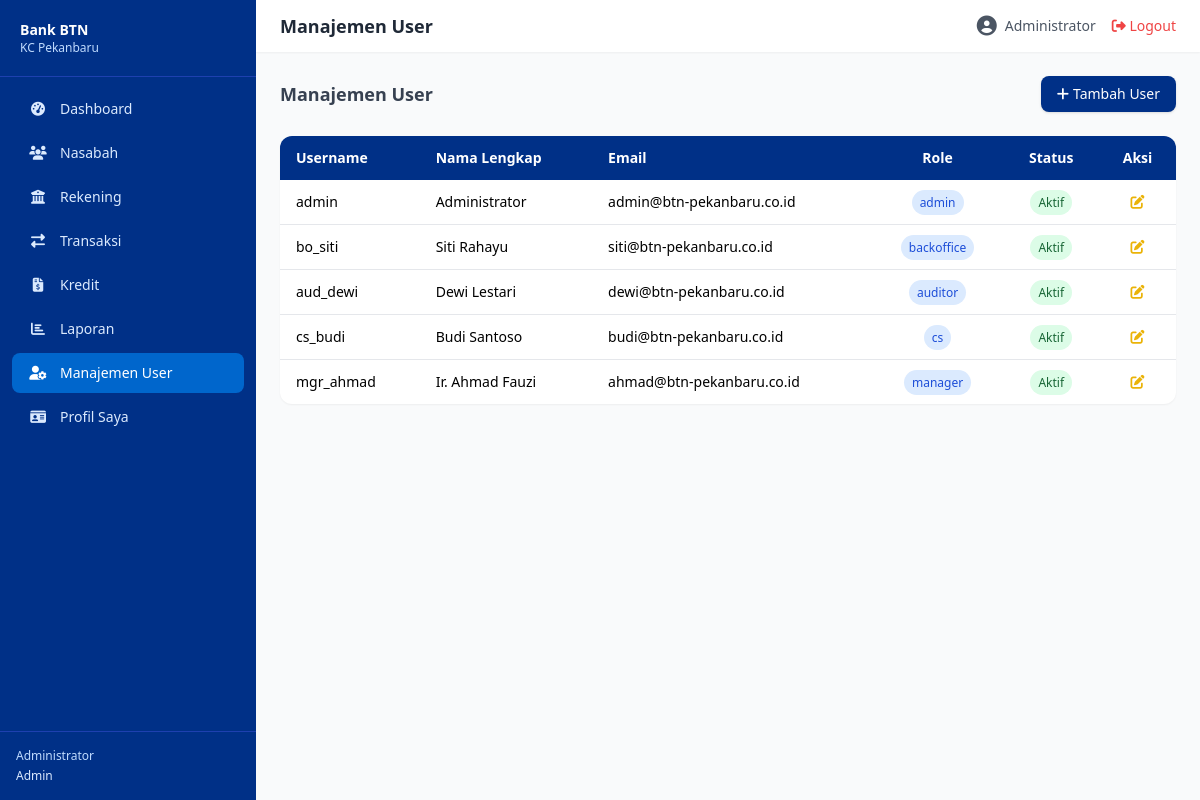
Page /public/users (signed in) on the committed database.
### tables this page shows
CREATE TABLE users (
    id BIGINT UNSIGNED AUTO_INCREMENT PRIMARY KEY,
    nama VARCHAR(255) NOT NULL,
    username VARCHAR(100) NOT NULL UNIQUE,
    email VARCHAR(255) NOT NULL UNIQUE,
    password VARCHAR(255) NOT NULL,
    nip VARCHAR(20) NULL,
    jabatan VARCHAR(100) NULL,
    no_telepon VARCHAR(20) NULL,
    foto VARCHAR(255) NULL,
    status ENUM('aktif','nonaktif') NOT NULL DEFAULT 'aktif',
    last_login_at TIMESTAMP NULL,
    created_at TIMESTAMP DEFAULT CURRENT_TIMESTAMP,
    updated_at TIMESTAMP DEFAULT CURRENT_TIMESTAMP ON UPDATE CURRENT_TIMESTAMP
);

CREATE TABLE roles (
    id BIGINT UNSIGNED AUTO_INCREMENT PRIMARY KEY,
    name VARCHAR(50) NOT NULL UNIQUE,
    description TEXT,
    created_at TIMESTAMP DEFAULT CURRENT_TIMESTAMP
);

### core/Controller.php (called while the page is built, shortened)
<?php
class Controller {
    protected function view(string $view, array $data = []): void {
        extract($data);
        $viewFile = '../app/views/' . str_replace('.', '/', $view) . '.php';
        require_once $viewFile;
    }
    protected function get(string $key, $default = null) {
        return isset($_GET[$key]) ? trim($_GET[$key]) : $default;
    }
}

### app/controllers/UserController.php (called while the page is built, shortened)
<?php
class UserController extends Controller {
    private User $model;
    public function __construct() {
        $this->model = new User();
    }
    public function index(): void {
        $search = $this->get('search', '');
        $page = max(1, (int)($this->get('page') ?? 1));
        $users = $this->model->getAllWithRoles($search, $page);
        $total = $this->model->countAll($search);
        $pagination = Helper::paginate($total, $page, PER_PAGE);
        $this->view('users.index', [
            'title' => 'Manajemen User',
            'users' => $users,
            'pagination' => $pagination,
            'search' => $search,
        ]);
    }
}

### core/App.php (called while the page is built, shortened)
<?php
class App {
    protected $method = 'index';
    public function __construct() {
        $url = $this->parseUrl();
        $controllerMap = [
            'auth'       => 'AuthController',
            'dashboard'  => 'DashboardController',
            'nasabah'    => 'NasabahController',
            'rekening'   => 'RekeningController',
            'transaksi'  => 'TransaksiController',
            'kredit'     => 'KreditController',
            'laporan'    => 'LaporanController',
            'users'      => 'UserController',
            'profile'    => 'ProfileController',
        ];
        if ($url && isset($controllerMap[$url[0]])) {
            $ctrlClass = $controllerMap[$url[0]];
            $ctrlFile = '../app/controllers/' . $ctrlClass . '.php';
            if (file_exists($ctrlFile)) {
                unset($url[0]);
            }
        } else if ($url && !isset($controllerMap[$url[0]])) {
            $ctrlFile = '../app/controllers/DashboardController.php';
            if (file_exists($ctrlFile)) {
                require_once $ctrlFile;
            }
        } else {
            $ctrlFile = '../app/controllers/DashboardController.php';
            if (file_exists($ctrlFile)) {
                require_once $ctrlFile;
            }
        }
        $ctrl = new $this->controller;
        $this->params = $url ? array_values($url) : [];
        call_user_func_array([$ctrl, $this->method], $this->params);
    }
    protected function parseUrl(): array {
        if (isset($_GET['url'])) {
            return explode('/', filter_var(rtrim($_GET['url'], '/'), FILTER_SANITIZE_URL));
        }
        return [];
    }
}

### public/index.php (called while the page is built, shortened)
<?php
require_once __DIR__ . '/../app/config/Database.php';
require_once __DIR__ . '/../core/Model.php';
require_once __DIR__ . '/../core/Controller.php';
require_once __DIR__ . '/../core/App.php';
require_once __DIR__ . '/../app/helpers/Auth.php';
require_once __DIR__ . '/../app/helpers/Helper.php';
require_once __DIR__ . '/../app/models/User.php';
require_once __DIR__ . '/../app/controllers/UserController.php';
$app = new App();

### app/helpers/Auth.php (called while the page is built, shortened)
<?php
class Auth {
    public static function user(): ?array {
        return $_SESSION['user'] ?? null;
    }
    public static function role(): ?string {
        return $_SESSION['user']['role_name'] ?? null;
    }
}

### core/Model.php (called while the page is built, shortened)
<?php
class Model {
    public function __construct() {
        $this->db = Database::getInstance()->getConnection();
    }
}

### app/config/Database.php (called while the page is built)
<?php
class Database {
    private static ?Database $instance = null;
    private PDO $conn;
    private function __construct() {
        try {
            $this->conn = new PDO(
                "mysql:host=" . DB_HOST . ";dbname=" . DB_NAME . ";charset=utf8mb4",
                DB_USER, DB_PASS,
                [
                    PDO::ATTR_ERRMODE            => PDO::ERRMODE_EXCEPTION,
                    PDO::ATTR_DEFAULT_FETCH_MODE => PDO::FETCH_ASSOC,
                    PDO::ATTR_EMULATE_PREPARES   => false,
                ]
            );
        } catch (PDOException $e) {
            die('Koneksi database gagal: ' . $e->getMessage());
        }
    }
    public static function getInstance(): self {
        if (self::$instance === null) {
            self::$instance = new self();
        }
        return self::$instance;
    }
    public function getConnection(): PDO {
        return $this->conn;
    }
}

### app/models/User.php (called while the page is built, shortened)
<?php
class User extends Model {
    public function getAllWithRoles(string $search = '', int $page = 1): array {
        $offset = ($page - 1) * PER_PAGE;
        $where = '';
        $params = [];
        $sql = "SELECT u.*, r.name as role_name FROM users u
                JOIN user_roles ur ON u.id = ur.user_id
                JOIN roles r ON ur.role_id = r.id
                $where ORDER BY u.created_at DESC LIMIT ? OFFSET ?";
        $params[] = PER_PAGE;
        $params[] = $offset;
        $stmt = $this->db->prepare($sql);
        $stmt->execute($params);
        return $stmt->fetchAll(PDO::FETCH_ASSOC);
    }
}

### app/views/users/index.php (the view)
<?php require_once '../app/views/layouts/header.php'; ?>
<div class="flex justify-between items-center mb-6">
    <h3 class="text-lg font-semibold text-gray-700">Manajemen User</h3>
    <a href="<?= BASE_URL ?>/users/create" class="px-4 py-2 bg-btn-primary text-white rounded-lg text-sm shadow"><i class="fas fa-plus mr-1"></i>Tambah User</a>
</div>
<div class="bg-white rounded-xl shadow-sm overflow-hidden">
    <table class="w-full text-sm">
        <thead class="bg-btn-primary text-white"><tr><th class="px-4 py-3 text-left">Username</th><th class="px-4 py-3 text-left">Nama Lengkap</th><th class="px-4 py-3 text-left">Email</th><th class="px-4 py-3 text-center">Role</th><th class="px-4 py-3 text-center">Status</th><th class="px-4 py-3 text-center">Aksi</th></tr></thead>
        <tbody class="divide-y">
            <?php foreach($users as $u): ?>
            <tr class="hover:bg-gray-50">
                <td class="px-4 py-3 font-medium"><?= htmlspecialchars($u['username']) ?></td>
                <td class="px-4 py-3"><?= htmlspecialchars($u['nama']) ?></td>
                <td class="px-4 py-3"><?= htmlspecialchars($u['email'] ?? '-') ?></td>
                <td class="px-4 py-3 text-center"><span class="px-2 py-1 rounded-full text-xs font-medium bg-blue-100 text-blue-700"><?= $u['role_name'] ?? '-' ?></span></td>
                <td class="px-4 py-3 text-center"><?= Helper::getStatusBadge($u['status']) ?></td>
                <td class="px-4 py-3 text-center">
                    <a href="<?= BASE_URL ?>/users/edit/<?= $u['id'] ?>" class="text-yellow-500 hover:text-yellow-700"><i class="fas fa-edit"></i></a>
                </td>
            </tr>
            <?php endforeach; ?>
        </tbody>
    </table>
</div>
<?php require_once '../app/views/layouts/footer.php'; ?>

### app/views/layouts/header.php (shortened to what this page needs)
<!DOCTYPE html>
<html lang="id">
<head>
    <script src="https://cdn.tailwindcss.com"></script>
    <link rel="stylesheet" href="https://cdnjs.cloudflare.com/ajax/libs/font-awesome/6.5.0/css/all.min.css">
</head>
<body class="bg-gray-50">
<div class="flex min-h-screen">
    <?php require_once '../app/views/layouts/sidebar.php'; ?>
    <div class="flex-1 flex flex-col ml-64">
        <nav class="bg-white shadow-sm px-6 py-3 flex items-center justify-between sticky top-0 z-30 no-print">
            <div class="flex items-center gap-3">
                <h1 class="font-semibold text-gray-800 text-lg"><?= $title ?? '' ?></h1>
            </div>
            <div class="flex items-center gap-4">
                <a href="<?= BASE_URL ?>/profile" class="flex items-center gap-2 text-sm text-gray-600 hover:text-btn-primary">
                    <i class="fas fa-user-circle text-xl"></i>
                    <span><?= htmlspecialchars(Auth::user()['nama'] ?? '') ?></span>
                </a>
                <a href="<?= BASE_URL ?>/auth/logout" class="text-sm text-red-500 hover:text-red-700">
                    <i class="fas fa-sign-out-alt"></i> Logout
                </a>
            </div>
        </nav>
        <main class="flex-1 p-6">

### app/views/layouts/sidebar.php (shortened to what this page needs)
<?php $role = Auth::role(); $current = $_GET['url'] ?? ''; ?>
<aside id="sidebar" class="w-64 bg-btn-primary text-white flex flex-col fixed h-full z-40 transition-transform">
    <div class="p-5 border-b border-blue-800">
        <div class="flex items-center gap-3">
            <div>
                <h2 class="font-bold text-sm">Bank BTN</h2>
                <p class="text-xs text-blue-200">KC Pekanbaru</p>
            </div>
        </div>
    </div>
    <nav class="flex-1 p-3 space-y-1 overflow-y-auto">
        <?php
        $menus = [
            ['url'=>'dashboard','icon'=>'fas fa-tachometer-alt','label'=>'Dashboard','roles'=>['admin','cs','backoffice','manager','auditor']],
            ['url'=>'nasabah','icon'=>'fas fa-users','label'=>'Nasabah','roles'=>['admin','cs','backoffice','manager']],
            ['url'=>'rekening','icon'=>'fas fa-university','label'=>'Rekening','roles'=>['admin','cs','backoffice']],
            ['url'=>'transaksi','icon'=>'fas fa-exchange-alt','label'=>'Transaksi','roles'=>['admin','cs','manager']],
            ['url'=>'kredit','icon'=>'fas fa-file-invoice-dollar','label'=>'Kredit','roles'=>['admin','backoffice','manager']],
            ['url'=>'laporan','icon'=>'fas fa-chart-bar','label'=>'Laporan','roles'=>['admin','manager','auditor']],
            ['url'=>'users','icon'=>'fas fa-user-cog','label'=>'Manajemen User','roles'=>['admin']],
            ['url'=>'profile','icon'=>'fas fa-id-card','label'=>'Profil Saya','roles'=>['admin','cs','backoffice','manager','auditor']],
        ];
        foreach ($menus as $menu):
            $active = str_starts_with($current, $menu['url']) ? 'active' : '';
        ?>
        <a href="<?= BASE_URL ?>/<?= $menu['url'] ?>"
           class="sidebar-link flex items-center gap-3 px-4 py-2.5 rounded-lg text-sm <?= $active ?> text-blue-100 hover:text-white transition-colors">
            <i class="<?= $menu['icon'] ?> w-5 text-center"></i>
            <span><?= $menu['label'] ?></span>
        </a>
        <?php endforeach; ?>
    </nav>
    <div class="p-4 border-t border-blue-800 text-xs text-blue-200">
        <p><?= htmlspecialchars(Auth::user()['nama'] ?? '') ?></p>
        <p class="mt-1 capitalize font-medium text-blue-100"><?= Auth::role() ?></p>
    </div>
</aside>

### app/helpers/Helper.php (shortened to what this page needs)
<?php
class Helper {
    public static function getStatusBadge(string $status): string {
        $colors = [
            'aktif' => 'bg-green-100 text-green-800',
            'nonaktif' => 'bg-gray-100 text-gray-800',
            'blacklist' => 'bg-red-100 text-red-800',
            'beku' => 'bg-yellow-100 text-yellow-800',
            'tutup' => 'bg-red-100 text-red-800',
            'sukses' => 'bg-green-100 text-green-800',
            'batal' => 'bg-red-100 text-red-800',
            'pending' => 'bg-yellow-100 text-yellow-800',
            'lancar' => 'bg-green-100 text-green-800',
            'perhatian_khusus' => 'bg-yellow-100 text-yellow-800',
            'kurang_lancar' => 'bg-orange-100 text-orange-800',
            'diragukan' => 'bg-red-100 text-red-700',
            'macet' => 'bg-red-100 text-red-800',
            'lunas' => 'bg-blue-100 text-blue-800',
            'belum_bayar' => 'bg-yellow-100 text-yellow-800',
            'terlambat' => 'bg-red-100 text-red-800',
        ];
        $class = $colors[$status] ?? 'bg-gray-100 text-gray-800';
        $label = ucfirst(str_replace('_', ' ', $status));
        return "<span class=\"px-2 py-1 rounded-full text-xs font-medium {$class}\">{$label}</span>";
    }
}

### app/views/layouts/header.php (style rules this page uses)
.sidebar-link.active { background: #0066CC; color: white; }

### rows in the picture
users: nama "Administrator", username "admin", email "admin@btn-pekanbaru.co.id", roles.name "admin", status "Aktif"
users: username "bo_siti", nama "Siti Rahayu", email "siti@btn-pekanbaru.co.id", roles.name "backoffice", status "Aktif"
users: username "aud_dewi", nama "Dewi Lestari", email "dewi@btn-pekanbaru.co.id", roles.name "auditor", status "Aktif"
users: username "cs_budi", nama "Budi Santoso", email "budi@btn-pekanbaru.co.id", roles.name "cs", status "Aktif"
users: username "mgr_ahmad", nama "Ir. Ahmad Fauzi", email "ahmad@btn-pekanbaru.co.id", roles.name "manager", status "Aktif"

### other values in the picture
$menu['label'] "Dashboard"
$menu['label'] "Nasabah"
$menu['label'] "Rekening"
$menu['label'] "Transaksi"
$menu['label'] "Kredit"
$menu['label'] "Laporan"
$menu['label'] "Manajemen User"
$menu['label'] "Profil Saya"
Auth::role() "Admin"
$title "Manajemen User"
